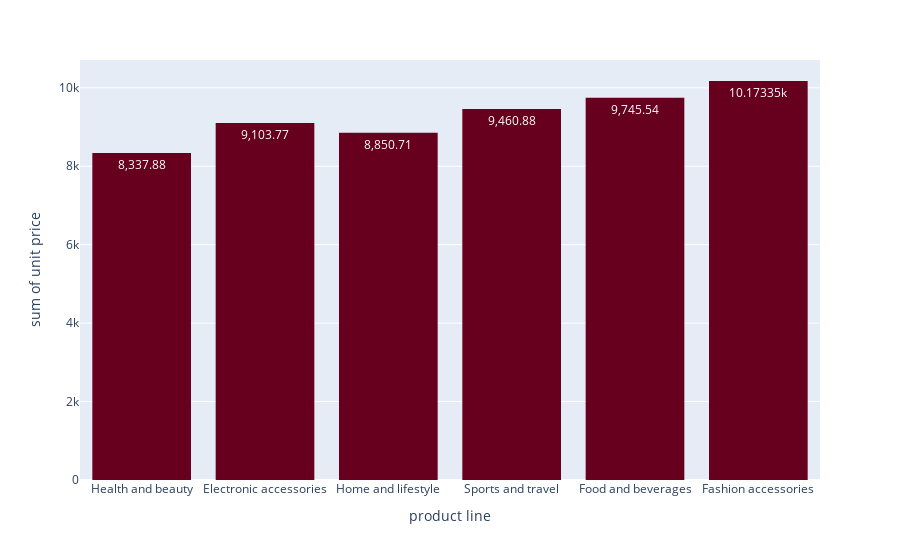

This figure's notebook cell:
### Code cell
px.histogram(df , x =  'product line' , y = 'unit price' , text_auto=True ,color_discrete_sequence=px.colors.sequential.RdBu)

### Figure 1 — Plotly figure (JSON) as saved in the notebook; plotly's stock layout.template omitted (floating-point values rounded to 4 significant figures; data arrays with more than 128 entries replaced by an {"elided": "..."} marker saying what was removed)
{"data": [{"alignmentgroup": "True", "bingroup": "x", "histfunc": "sum", "hovertemplate": "product line=%{x}<br>sum of unit price=%{y}<extra></extra>", "legendgroup": "", "marker": {"color": "rgb(103,0,31)", "pattern": {"shape": ""}}, "name": "", "offsetgroup": "", "orientation": "v", "showlegend": false, "texttemplate": "%{value}", "type": "histogram", "x": {"elided": "1000 str values"}, "xaxis": "x", "y": {"elided": "1000 float values"}, "yaxis": "y"}], "layout": {"autosize": true, "barmode": "relative", "legend": {"tracegroupgap": 0}, "margin": {"t": 60}, "xaxis": {"anchor": "y", "autorange": true, "domain": [0, 1], "range": [-0.5, 5.5], "title": {"text": "product line"}, "type": "category"}, "yaxis": {"anchor": "x", "autorange": true, "domain": [0, 1], "range": [0, 10710.0], "title": {"text": "sum of unit price"}, "type": "linear"}}}
